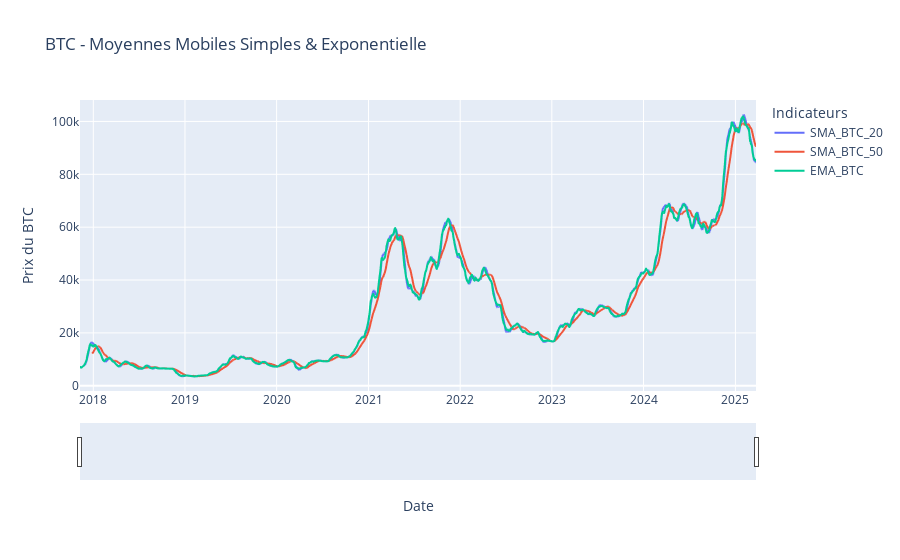

Notebook code for this chart:
### Code cell
fig = px.line(data, x=data.index, y=["SMA_BTC_20", "SMA_BTC_50", "EMA_BTC"],
              labels={"value": "Prix du BTC", "variable": "Indicateurs"},
              title="BTC - Moyennes Mobiles Simples & Exponentielle")


fig.update_layout(
    xaxis=dict(rangeslider=dict(visible=True)),  # Ajout d'un slider pour zoomer
    dragmode='zoom',  # Mode zoom activé par défaut
    hovermode="x",  # Affichage des valeurs en survolant l'axe X
)


# Affichage du graphique
fig.show()

### Figure 1 — Plotly figure (JSON) as saved in the notebook; plotly's stock layout.template omitted (floating-point values rounded to 4 significant figures; data arrays with more than 128 entries replaced by an {"elided": "..."} marker saying what was removed)
{"data": [{"hovertemplate": "Indicateurs=SMA_BTC_20<br>Date=%{x}<br>Prix du BTC=%{y}<extra></extra>", "legendgroup": "SMA_BTC_20", "line": {"color": "#636efa", "dash": "solid"}, "marker": {"symbol": "circle"}, "mode": "lines", "name": "SMA_BTC_20", "showlegend": true, "type": "scattergl", "x": {"elided": "2692 str values"}, "xaxis": "x", "y": {"elided": "2692 float values"}, "yaxis": "y"}, {"hovertemplate": "Indicateurs=SMA_BTC_50<br>Date=%{x}<br>Prix du BTC=%{y}<extra></extra>", "legendgroup": "SMA_BTC_50", "line": {"color": "#EF553B", "dash": "solid"}, "marker": {"symbol": "circle"}, "mode": "lines", "name": "SMA_BTC_50", "showlegend": true, "type": "scattergl", "x": {"elided": "2692 str values"}, "xaxis": "x", "y": {"elided": "2692 float values"}, "yaxis": "y"}, {"hovertemplate": "Indicateurs=EMA_BTC<br>Date=%{x}<br>Prix du BTC=%{y}<extra></extra>", "legendgroup": "EMA_BTC", "line": {"color": "#00cc96", "dash": "solid"}, "marker": {"symbol": "circle"}, "mode": "lines", "name": "EMA_BTC", "showlegend": true, "type": "scattergl", "x": {"elided": "2692 str values"}, "xaxis": "x", "y": {"elided": "2692 float values"}, "yaxis": "y"}], "layout": {"dragmode": "zoom", "hovermode": "x", "legend": {"title": {"text": "Indicateurs"}, "tracegroupgap": 0}, "title": {"text": "BTC - Moyennes Mobiles Simples & Exponentielle"}, "xaxis": {"anchor": "y", "domain": [0, 1], "rangeslider": {"visible": true}, "title": {"text": "Date"}}, "yaxis": {"anchor": "x", "domain": [0, 1], "title": {"text": "Prix du BTC"}}}}
